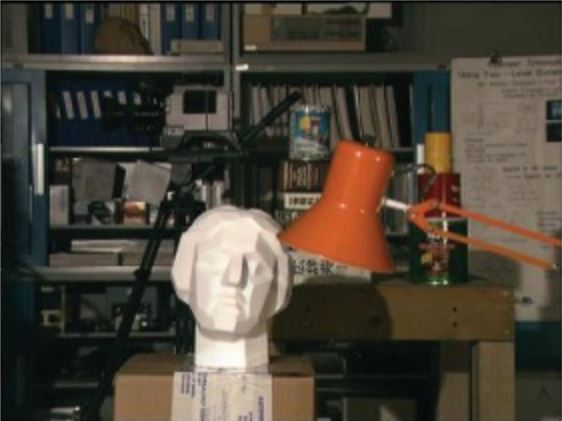
#> input picture n4_multiple_view_geometry/tsukuba1.jpg, 562 x 421 px
$ python stereo.py
#> lines starting #> are read from the running program, lines starting #| are printed output that depends on the picture
from numpy import *
from numpy.ma import sqrt
from scipy.ndimage import filters
from PIL import Image
from pylab import *


def plane_sweep_ncc(im_l,im_r,start,steps,wid):
    """  Find disparity image using normalized cross-correlation. """

    m, n = im_l.shape

    # arrays to hold the different sums
    mean_l = zeros((m, n))
    mean_r = zeros((m, n))
    s = zeros((m, n))
    s_l = zeros((m, n))
    s_r = zeros((m, n))

    # array to hold depth planes
    dmaps = zeros((m, n, steps))

    # compute mean of patch
    filters.uniform_filter(im_l, wid, mean_l)
    filters.uniform_filter(im_r, wid, mean_r)

    # normalized images
    norm_l = im_l - mean_l
    norm_r = im_r - mean_r

    # try different disparities
    for displ in range(steps):
        # move left image to the right, compute sums
        filters.uniform_filter(roll(norm_l, -displ - start) * norm_r, wid, s)  # sum nominator
        filters.uniform_filter(roll(norm_l, -displ - start) * roll(norm_l, -displ - start), wid,
                               s_l)
        filters.uniform_filter(norm_r * norm_r, wid, s_r)  # sum denominator

        # store ncc scores
        dmaps[:, :, displ] = s / sqrt(s_l * s_r)

    # pick best depth for each pixel
    return argmax(dmaps, axis=2)


def plane_sweep_gauss(im_l,im_r,start,steps,wid):
    """  Find disparity image using normalized cross-correlation
        with Gaussian weighted neigborhoods. """

    m, n = im_l.shape

    # arrays to hold the different sums
    mean_l = zeros((m, n))
    mean_r = zeros((m, n))
    s = zeros((m, n))
    s_l = zeros((m, n))
    s_r = zeros((m, n))

    # array to hold depth planes
    dmaps = zeros((m, n, steps))

    # compute mean
    filters.gaussian_filter(im_l, wid, 0, mean_l)
    filters.gaussian_filter(im_r, wid, 0, mean_r)

    # normalized images
    norm_l = im_l - mean_l
    norm_r = im_r - mean_r

    # try different disparities
    for displ in range(steps):
        # move left image to the right, compute sums
        filters.gaussian_filter(roll(norm_l, -displ - start) * norm_r, wid, 0, s)  # sum nominator
        filters.gaussian_filter(roll(norm_l, -displ - start) * roll(norm_l, -displ - start), wid,
                                0, s_l)
        filters.gaussian_filter(norm_r * norm_r, wid, 0, s_r)  # sum denominator

        # store ncc scores
        dmaps[:, :, displ] = s / sqrt(s_l * s_r)

    # pick best depth for each pixel
    return argmax(dmaps, axis=2)


im_l = array(Image.open('tsukuba1.jpg').convert('L'),'f')
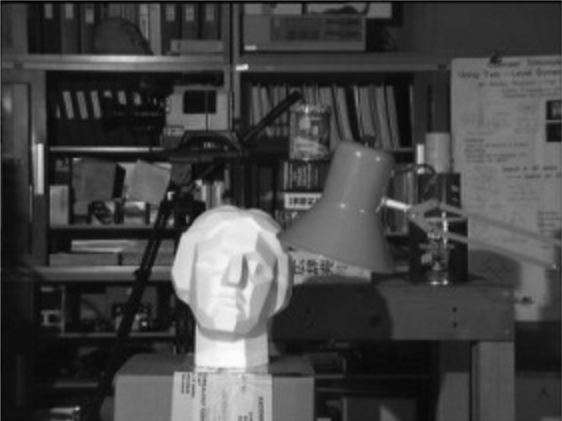
#> im_l: shape (421, 562) float32; min 0, max 253, mean 68.9
im_r = array(Image.open('tsukuba2.jpg').convert('L').resize((im_l.shape[1], im_l.shape[0])),'f')
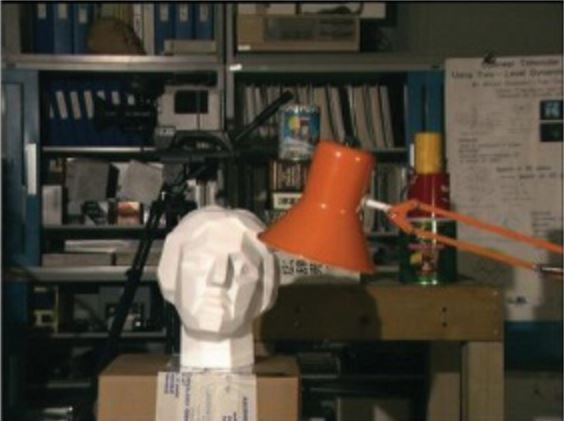
#> input picture n4_multiple_view_geometry/tsukuba2.jpg, 564 x 421 px
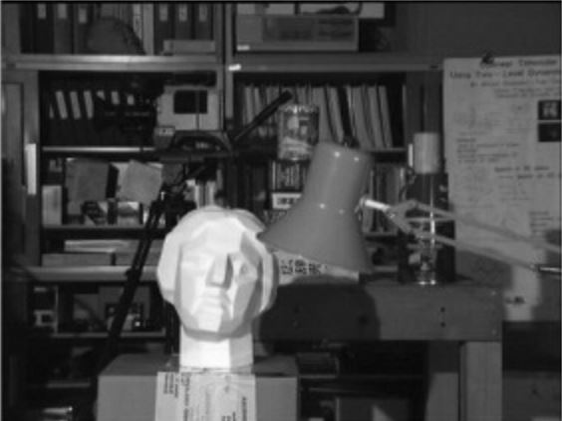
#> im_r: shape (421, 562) float32; min 0, max 254, mean 69.4

# starting displacement and steps
steps = 12
start = 4

# width for ncc
# wid = 15
# res = plane_sweep_ncc(im_l,im_r,start,steps,wid)

wid = 3
res = plane_sweep_gauss(im_l, im_r, start, steps, wid)
#> in plane_sweep_gauss, `norm_l = im_l - mean_l`:
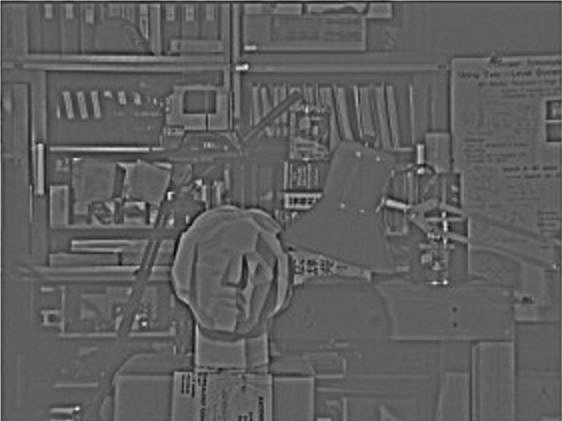
#> norm_l: shape (421, 562) float64; min -63.62, max 106.2, mean 0; drawn with min black and max white
#> in plane_sweep_gauss, `norm_r = im_r - mean_r`:
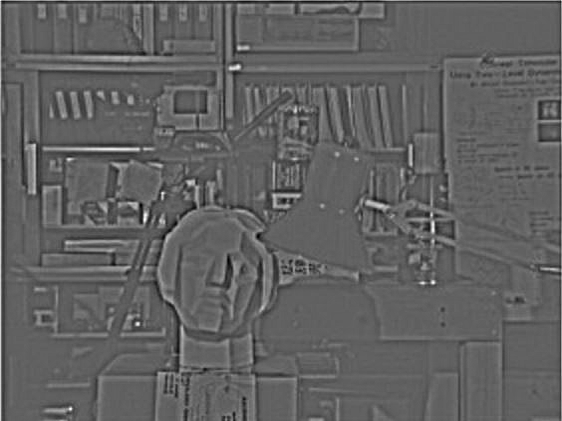
#> norm_r: shape (421, 562) float64; min -59.52, max 96.27, mean 0; drawn with min black and max white
#> in plane_sweep_gauss, `return argmax(dmaps, axis=2)`:
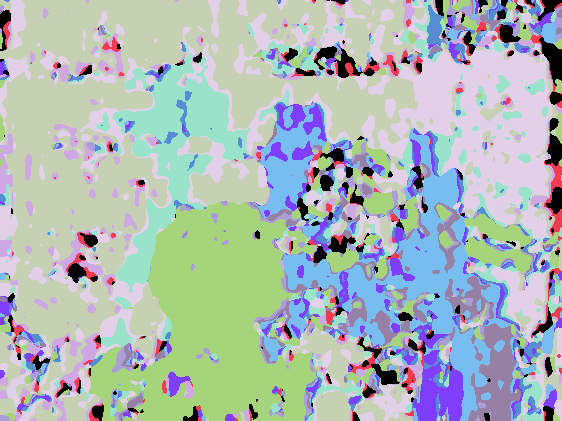
#> returned value: shape (421, 562) int64; 12 distinct labels, from 0 to 11; one colour per label, 0 black

figure()
gray()
imshow(res)
show()
